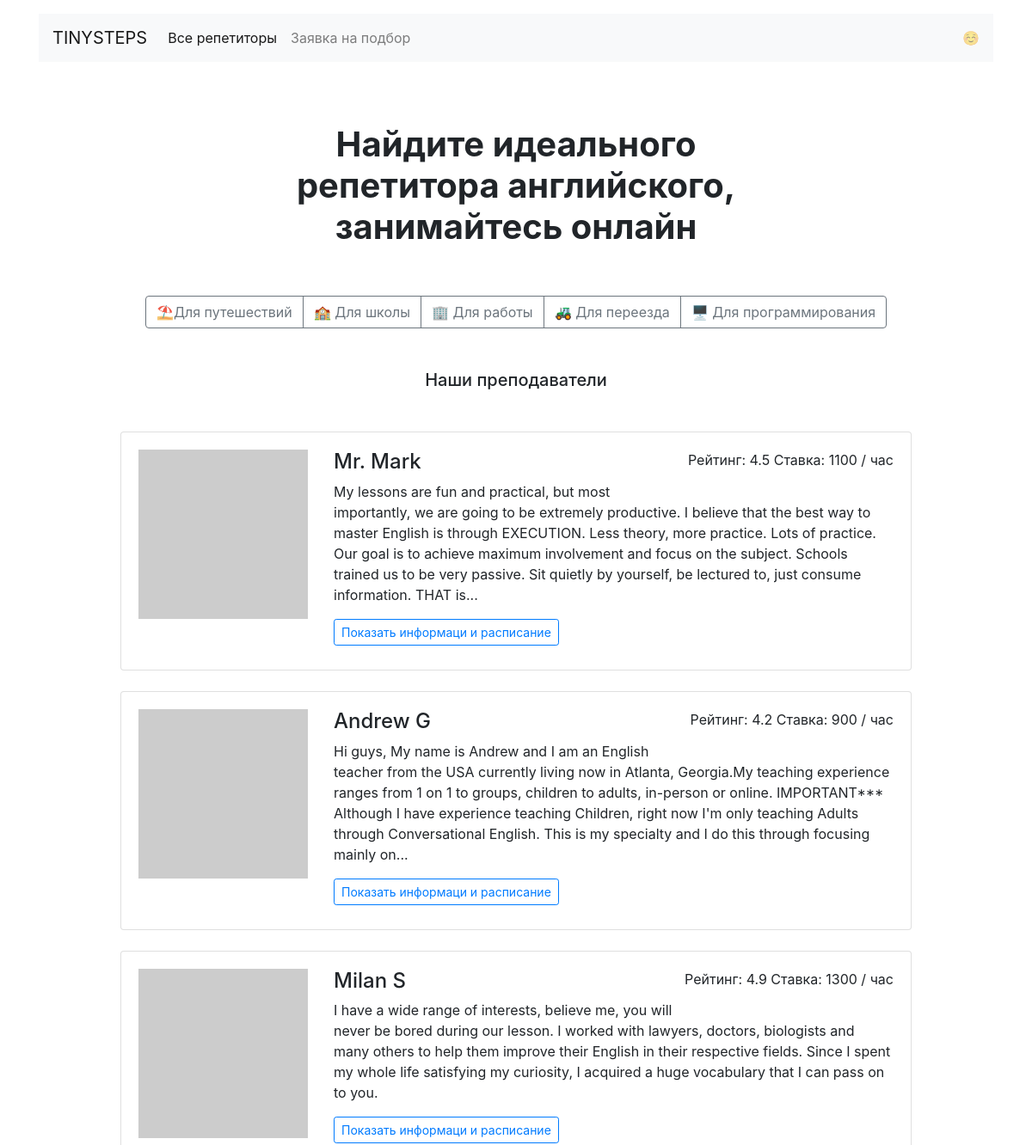
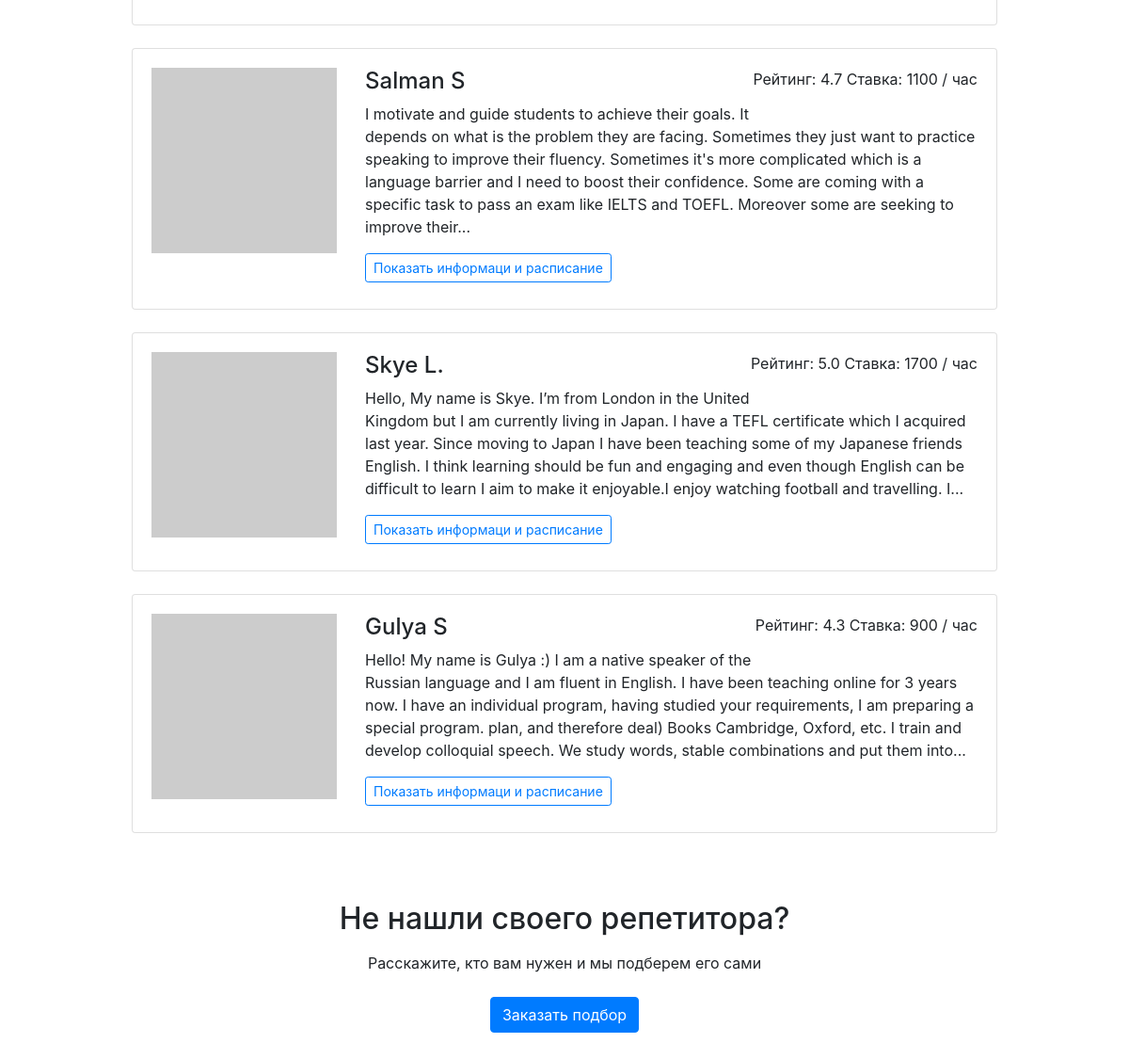
The page / on the database its author committed (2 pictures, top to bottom).
### app.py (models this page shows)
class Teacher(db.Model):
    __tablename__ = 'teachers'
    id = db.Column(db.Integer, primary_key=True)
    data_id = db.Column(db.Integer, nullable=False)
    name = db.Column(db.String, nullable=False)
    about = db.Column(db.String, nullable=False)
    rating = db.Column(db.Float, nullable=False)
    picture = db.Column(db.String, nullable=False)
    price = db.Column(db.Integer, nullable=False)
    goals = db.Column(db.String, nullable=False)
    free = db.Column(db.JSON, nullable=False)
    booking = db.relationship("Booking")

### app.py (the view)
@app.route('/')
def index():
    teachers = db.session.query(Teacher).all()
    random_card = [i for i in range(0, len(teachers))]
    shuffle(random_card)
    output = render_template(
        'index.html',
        random_card=random_card,
        teachers=teachers
        )
    return output

### templates/index.html
{% extends "base.html" %}
{% block wrapper %}
    <main class="container mt-3 mb-5">
      <h1 class="h1 text-center mx-auto mt-4 py-5">
        <strong>
          Найдите идеального <br />репетитора английского, <br />занимайтесь
          онлайн
        </strong>
      </h1>
      <div class="text-center mb-5">
        <div
          class="btn-group mx-auto mb-0"
          role="group"
          aria-label="Basic example"
        >
          <a href="/goals/travel/" class="btn btn-outline-secondary">
            ⛱Для путешествий
          </a>
          <a href="/goals/study/" class="btn btn-outline-secondary">
            🏫 Для школы
          </a>
          <a href="/goals/work/" class="btn btn-outline-secondary">
            🏢 Для работы
          </a>
          <a href="/goals/relocate/" class="btn btn-outline-secondary">
            🚜 Для переезда
          </a>
          <a href="/goals/for_programming/" class="btn btn-outline-secondary">
            🖥️ Для программирования
          </a>
        </div>
      </div>
      <h2 class="h5 text-center mb-5">Наши преподаватели</h2>
      <div class="row">
        <div class="col-12 col-lg-10 offset-lg-1 m-auto">
          {% for i in random_card[:6] %}
          <div class="card mb-4">
            <div class="card-body">
              <div class="row">
                <div class="col-3">
                  <img
                    src="{{teachers[i]['picture']}}"
                    class="img-fluid"
                    alt=""
                  />
                </div>
                <div class="col-9">
                  <p class="float-right">
                    Рейтинг: {{teachers[i]['rating']}} Ставка:
                    {{teachers[i]['price']}} / час
                  </p>
                  <h2 class="h4">{{teachers[i]['name']}}</h2>
                  <p>{{teachers[i]['about']|truncate(400)}}</p>
                  <a
                    href="/profiles/{{ i }}/"
                    class="btn btn-outline-primary btn-sm mr-3 mb-2"
                    >Показать информаци и расписание</a
                  >
                </div>
              </div>
            </div>
          </div>
          {% endfor %}
        </div>
      </div>
      {% include 'paste.html' %}
    </main>
{% endblock %}

### templates/base.html (shortened to what this page needs)
<!DOCTYPE html>
<html lang="ru">
  <head>
    <link
      rel="stylesheet"
      href="https://stackpath.bootstrapcdn.com/bootstrap/4.3.1/css/bootstrap.min.css"
    />
  </head>
  <body>
    <header class="container mt-3">
      <nav class="navbar navbar-expand-lg navbar-light bg-light">
        <a class="navbar-brand" href="/">TINYSTEPS</a>
        <div class="collapse navbar-collapse" id="navbarNav">
          <ul class="navbar-nav">
            <li class="nav-item active">
              <a class="nav-link" href="/all/">Все репетиторы</a>
            </li>
            <li class="nav-item">
              <a class="nav-link" href="/request/">Заявка на подбор</a>
            </li>
          </ul>
        </div>
        <span class="navbar-text d-sm-none d-lg-block"> ☺️ </span>
      </nav>
    </header>
    {% block wrapper %} {% endblock %}
  </body>
</html>

### templates/paste.html
<h2 class="text-center mt-5 mb-3">Не нашли своего репетитора?</h2>
<p class="text-center mb-4">Расскажите, кто вам нужен и мы подберем его сами</p>
<div class="text-center pb-5">
  <a href="/request/" class="btn btn-primary">Заказать подбор</a>
</div>

### rows shown on the page
Teacher: rating "4.5", price "1100", name "Mr. Mark", about "My lessons are fun and practical, but most importantly, we are going to be extremely productive. I believe that the best way to master English is through EXECUTION. Less theory, more practice. Lots of practice. Our goal is to achieve maximum involvement and focus on the subject. Schools trained us to be very passive. Sit quietly by yourself, be lectured to, just consume information. THAT is..."
Teacher: rating "4.2", price "900", name "Andrew G", about "Hi guys, My name is Andrew and I am an English teacher from the USA currently living now in Atlanta, Georgia.My teaching experience ranges from 1 on 1 to groups, children to adults, in-person or online. IMPORTANT*** Although I have experience teaching Children, right now I'm only teaching Adults through Conversational English. This is my specialty and I do this through focusing mainly on..."
Teacher: rating "4.9", price "1300", name "Milan S", about "I have a wide range of interests, believe me, you will never be bored during our lesson. I worked with lawyers, doctors, biologists and many others to help them improve their English in their respective fields. Since I spent my whole life satisfying my curiosity, I acquired a huge vocabulary that I can pass on to you."
Teacher: rating "4.7", price "1100", name "Salman S", about "I motivate and guide students to achieve their goals. It depends on what is the problem they are facing. Sometimes they just want to practice speaking to improve their fluency. Sometimes it's more complicated which is a language barrier and I need to boost their confidence. Some are coming with a specific task to pass an exam like IELTS and TOEFL. Moreover some are seeking to improve their..."
Teacher: rating "5.0", price "1700", name "Skye L.", about "Hello, My name is Skye. I’m from London in the United Kingdom but I am currently living in Japan. I have a TEFL certificate which I acquired last year. Since moving to Japan I have been teaching some of my Japanese friends English. I think learning should be fun and engaging and even though English can be difficult to learn I aim to make it enjoyable.I enjoy watching football and travelling. I..."
Teacher: rating "4.3", price "900", name "Gulya S", about "Hello! My name is Gulya :) I am a native speaker of the Russian language and I am fluent in English. I have been teaching online for 3 years now. I have an individual program, having studied your requirements, I am preparing a special program. plan, and therefore deal) Books Cambridge, Oxford, etc. I train and develop colloquial speech. We study words, stable combinations and put them into..."
